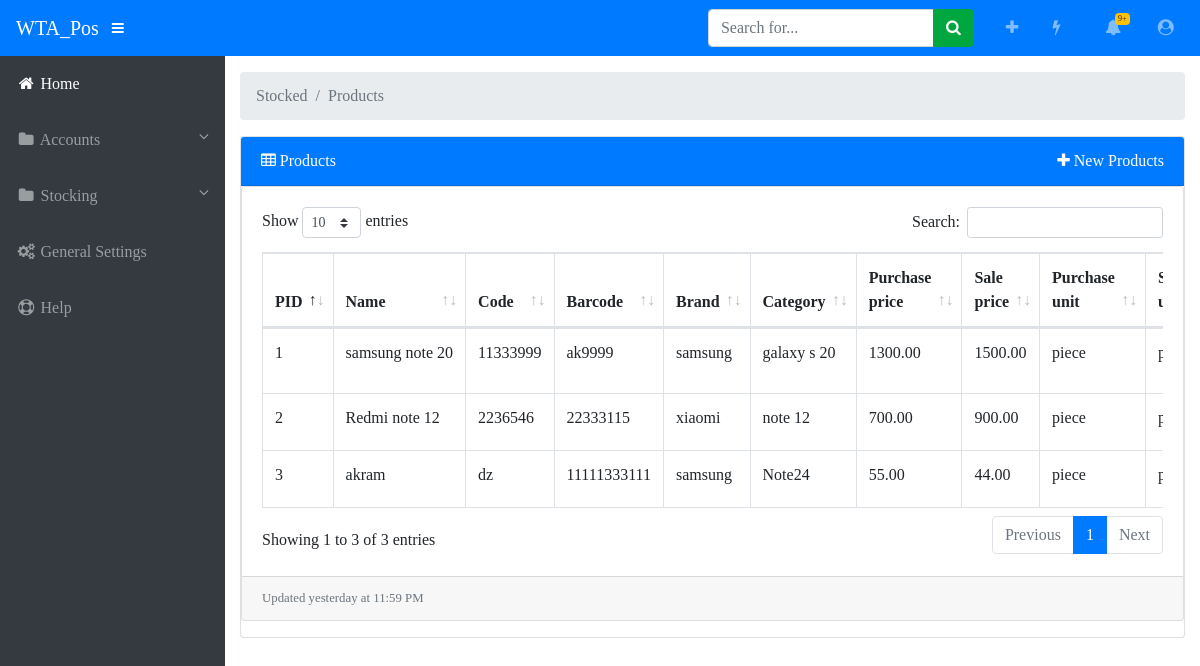
/Stocked/Products/, run on the app's committed database.
### Stocked/models.py (models this page shows)
class Product(models.Model):
    name = models.CharField(max_length=32)
    code = models.CharField(max_length=8)
    barcode = models.CharField(max_length=16)
    category = models.ForeignKey(Category,on_delete=models.CASCADE)
    purchase_price = models.DecimalField(max_digits=9,decimal_places=2)
    sale_price = models.DecimalField(max_digits=9,decimal_places=2)
    purchase_unit = models.ForeignKey(Unit,on_delete=models.CASCADE,related_name='parchase_unit')
    sale_unit = models.ForeignKey(Unit,on_delete=models.CASCADE,related_name='sale_unit')
    note = models.TextField(max_length=64)
    image = models.ImageField(upload_to="pro_images/%y/%m/%d",default='pro_images/default.png',blank=True)

class Category(models.Model):
    name = models.CharField(max_length=32)
    brand = models.ForeignKey(Brand,on_delete=models.CASCADE)
    note = models.TextField()
    def __str__(self):
        return self.name

class Brand(models.Model):
    name = models.CharField(max_length=32)
    note = models.TextField()
    def __str__(self):
        return self.name

class Unit(models.Model):
    name = models.CharField(max_length=32)
    code = models.CharField(max_length=4)
    note = models.TextField()
    def __str__(self):
        return self.name

### Stocked/views.py (the view)
# urls.py: path('<template_name>/',views.listView.as_view(),name='accounts'),
class listView(ListView):
    template_name ='Stocked.html'
    def get_queryset(self) :
        model = get_list_by_template_name(self.kwargs['template_name'])
        return model.objects.all()
    def get_context_data(self):
        template_name = self.kwargs['template_name']
        object_lIst = self.get_queryset()
        Context ={'template':template_name,
              'Breadcrumbs':['Stocked',template_name],
              'object_list' : object_lIst}
        return Context

### Stocked/utility.py (called while the page is built)
def get_list_by_template_name(template_name)->models:
    if template_name in models_dict :
        return models_dict[template_name]
    else:
        return None

### Stocked/templates/Stocked.html
{% extends 'Home.html' %}
{% block content %}
      <div class="card mb-3">
        {% if template != '' %}
          {% include 'includes/'|add:template|add:'.html' %}
        {% endif %}
      </div>
{% endblock content %}

### Stocked/templates/includes/Products.html (shortened to what this page needs)
<div class="card-body">
  <div class="table-responsive">
    {% if object_list %}
    <table class="table table-bordered" id="dataTable" width="100%" cellspacing="0">
      <thead>
        <tr>
          <th>PID</th>
          <th>Name</th>
          <th>Code</th>
          <th>Barcode</th>
          <th>Brand</th>
          <th>Category</th>
          <th>Purchase price</th>
          <th>Sale price</th>
          <th>Purchase unit</th>
          <th>Sale unit</th>
        </tr>
      </thead>
      <tbody>
        {% for object in object_list %}
          <tr>
            <td>{{object.pk}}</td>
            <td>{{object.name}}</td>
            <td>{{object.code}}</td>
            <td>{{object.barcode}}</td>
            <td>{{object.category.brand}}</td>
            <td>{{object.category}}</td>
            <td>{{object.purchase_price}}</td>
            <td>{{object.sale_price}}</td>
            <td>{{object.purchase_unit}}</td>
            <td>{{object.sale_unit}}</td>
          </tr>
        {%  endfor %}
      </tbody>
    </table>
    {% else %}
      <p>No {{template}}!!!</p>
    {% endif %}
  </div>
</div>
<div class="card-footer small text-muted">Updated yesterday at 11:59 PM</div>

### Core/static/css/styles.css (style rules this page uses)
html { position: relative; min-height: 100%; }
body { height: 100%; font-family: Montserrat !important; }
:root { --input-padding-x: 0.75rem; --input-padding-y: 0.75rem; }

### Core/static/css/style.css (style rules this page uses)
tbody td { text-wrap: nowrap; }

### data on the page
Product: pk "1", name "samsung note 20", code "11333999", barcode "ak9999", category.brand "samsung", category "galaxy s 20", purchase_price "1300.00", sale_price "1500.00", purchase_unit "piece"
Product: pk "2", name "Redmi note 12", code "2236546", barcode "22333115", category.brand "xiaomi", category "note 12", purchase_price "700.00", sale_price "900.00", purchase_unit "piece"
Product: pk "3", name "akram", code "dz", barcode "11111333111", category.brand "samsung", category "Note24", purchase_price "55.00", sale_price "44.00", purchase_unit "piece"

### other printed values
{{ path }} "Stocked" "Products"
{{ template }} "Products"
